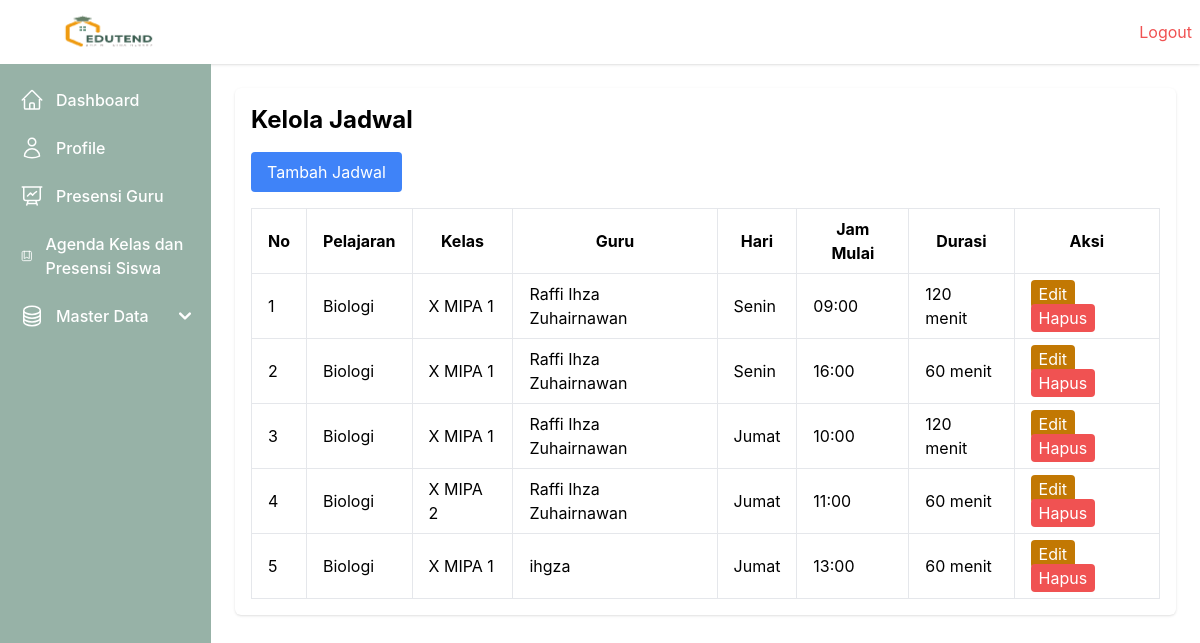
The page /jadwal/ (signed in) on the database its author committed.
### webabsensi/models.py (models this page shows, shortened)
class Schedule(models.Model):
    HARI_CHOICES = [
        ('Senin', 'Senin'),
        ('Selasa', 'Selasa'),
        ('Rabu', 'Rabu'),
        ('Kamis', 'Kamis'),
        ('Jumat', 'Jumat'),
    ]
    id_lesson = models.ForeignKey(Lesson, on_delete=models.CASCADE)
    id_class = models.ForeignKey(Class, on_delete=models.CASCADE)
    id_guru = models.ForeignKey(User, on_delete=models.CASCADE)
    hari = models.CharField(max_length=10, choices=HARI_CHOICES)
    jam_mulai = models.TimeField()
    durasi = models.IntegerField()  # dalam menit
    created_at = models.DateTimeField(auto_now_add=True)
    updated_at = models.DateTimeField(auto_now=True)

class Lesson(models.Model):
    nama_pelajaran = models.CharField(max_length=50, unique=True)
    created_at = models.DateTimeField(auto_now_add=True)
    updated_at = models.DateTimeField(auto_now=True)

class Class(models.Model):
    nama_kelas = models.CharField(max_length=50, unique=True)
    created_at = models.DateTimeField(auto_now_add=True)
    updated_at = models.DateTimeField(auto_now=True)

class User(models.Model):
    ROLE_CHOICES = [
        ('Tata Usaha', 'Tata Usaha'),
        ('Guru', 'Guru'),
        ('Kepala Sekolah', 'Kepala Sekolah'),
    ]
    GENDER_CHOICES = [
        ('L', 'Laki-laki'),
        ('P', 'Perempuan'),
    ]
    nip = models.CharField(max_length=20, unique=True)
    email = models.EmailField(unique=True)
    password = models.CharField(max_length=255)
    nama = models.CharField(max_length=50)
    gender = models.CharField(max_length=1, choices=GENDER_CHOICES)
    role = models.CharField(max_length=20, choices=ROLE_CHOICES)
    no_telepon = models.CharField(max_length=15)
    created_at = models.DateTimeField(auto_now_add=True)
    updated_at = models.DateTimeField(auto_now=True)

### webabsensi/views.py (the view)
        def wrapper(request, *args, **kwargs):
            user_id = request.session.get('user_id')
            if not user_id:
                messages.error(request, 'Anda harus login terlebih dahulu.')
                return redirect('login')
            user = User.objects.get(id=request.session['user_id'])
            if user.role not in allowed_roles:
                return render(request, '403.html', {'message': 'Anda tidak memiliki izin untuk mengakses halaman ini.'})
            request.user = user  # Tambahkan user ke request agar dapat digunakan di template
            return view_func(request, *args, **kwargs)

### webabsensi/views.py (called while the page is built)
def role_required(allowed_roles):
    def decorator(view_func):
        def wrapper(request, *args, **kwargs):
            user_id = request.session.get('user_id')
            if not user_id:
                messages.error(request, 'Anda harus login terlebih dahulu.')
                return redirect('login')
            user = User.objects.get(id=request.session['user_id'])
            if user.role not in allowed_roles:
                return render(request, '403.html', {'message': 'Anda tidak memiliki izin untuk mengakses halaman ini.'})
            request.user = user  # Tambahkan user ke request agar dapat digunakan di template
            return view_func(request, *args, **kwargs)
        return wrapper
    return decorator

@role_required(['Tata Usaha', 'Kepala Sekolah'])
def manage_schedule(request):
    schedules = Schedule.objects.all()
    context = {
        'schedules': schedules,
    }
    return render(request, 'schedule/manage_schedule.html', context)

### webabsensi/templates/schedule/manage_schedule.html (shortened to what this page needs)
{% extends 'base.html' %}
{% block content %}
<h1 class="text-2xl font-bold mb-4">Kelola Jadwal</h1>
<a href="{% url 'add_schedule' %}" class="bg-blue-500 text-white px-4 py-2 rounded mb-4 inline-block">Tambah Jadwal</a>
<table id="schedule-table" class="w-full border-collapse">
    <thead>
        <tr>
            <th class="border px-4 py-2">No</th>
            <th class="border px-4 py-2">Pelajaran</th>
            <th class="border px-4 py-2">Kelas</th>
            <th class="border px-4 py-2">Guru</th>
            <th class="border px-4 py-2">Hari</th>
            <th class="border px-4 py-2">Jam Mulai</th>
            <th class="border px-4 py-2">Durasi</th>
            <th class="border px-4 py-2">Aksi</th>
        </tr>
    </thead>
    <tbody>
        {% for schedule in schedules %}
        <tr>
            <td class="border px-4 py-2">{{ forloop.counter }}</td>
            <td class="border px-4 py-2">{{ schedule.id_lesson.nama_pelajaran }}</td>
            <td class="border px-4 py-2">{{ schedule.id_class.nama_kelas }}</td>
            <td class="border px-4 py-2">{{ schedule.id_guru.nama }}</td>
            <td class="border px-4 py-2">{{ schedule.hari }}</td>
            <td class="border px-4 py-2">{{ schedule.jam_mulai|date:"H:i" }}</td>
            <td class="border px-4 py-2">{{ schedule.durasi }} menit</td>
            <td class="border px-4 py-2">
                <a href="{% url 'edit_schedule' schedule.id %}" class="bg-yellow-500 text-white px-2 py-1 rounded">Edit</a>
                <a href="{% url 'delete_schedule' schedule.id %}" class="bg-red-500 text-white px-2 py-1 rounded"
                   onclick="return confirm('Apakah Anda yakin ingin menghapus jadwal ini? Semua data yang terkait jadwal ini akan dihapus seperti absensi siswa dll')">Hapus</a>
            </td>
        </tr>
        {% endfor %}
    </tbody>
</table>
{% endblock %}

### rows shown on the page
Schedule: id_lesson.nama_pelajaran "Biologi", id_class.nama_kelas "X MIPA 1", id_guru.nama "Raffi Ihza Zuhairnawan", hari "Senin", jam_mulai "09:00", durasi "120"
Schedule: id_lesson.nama_pelajaran "Biologi", id_class.nama_kelas "X MIPA 1", id_guru.nama "Raffi Ihza Zuhairnawan", hari "Senin", jam_mulai "16:00", durasi "60"
Schedule: id_lesson.nama_pelajaran "Biologi", id_class.nama_kelas "X MIPA 1", id_guru.nama "Raffi Ihza Zuhairnawan", hari "Jumat", jam_mulai "10:00", durasi "120"
Schedule: id_lesson.nama_pelajaran "Biologi", id_class.nama_kelas "X MIPA 2", id_guru.nama "Raffi Ihza Zuhairnawan", hari "Jumat", jam_mulai "11:00", durasi "60"
Schedule: id_lesson.nama_pelajaran "Biologi", id_class.nama_kelas "X MIPA 1", id_guru.nama "ihgza", hari "Jumat", jam_mulai "13:00", durasi "60"
